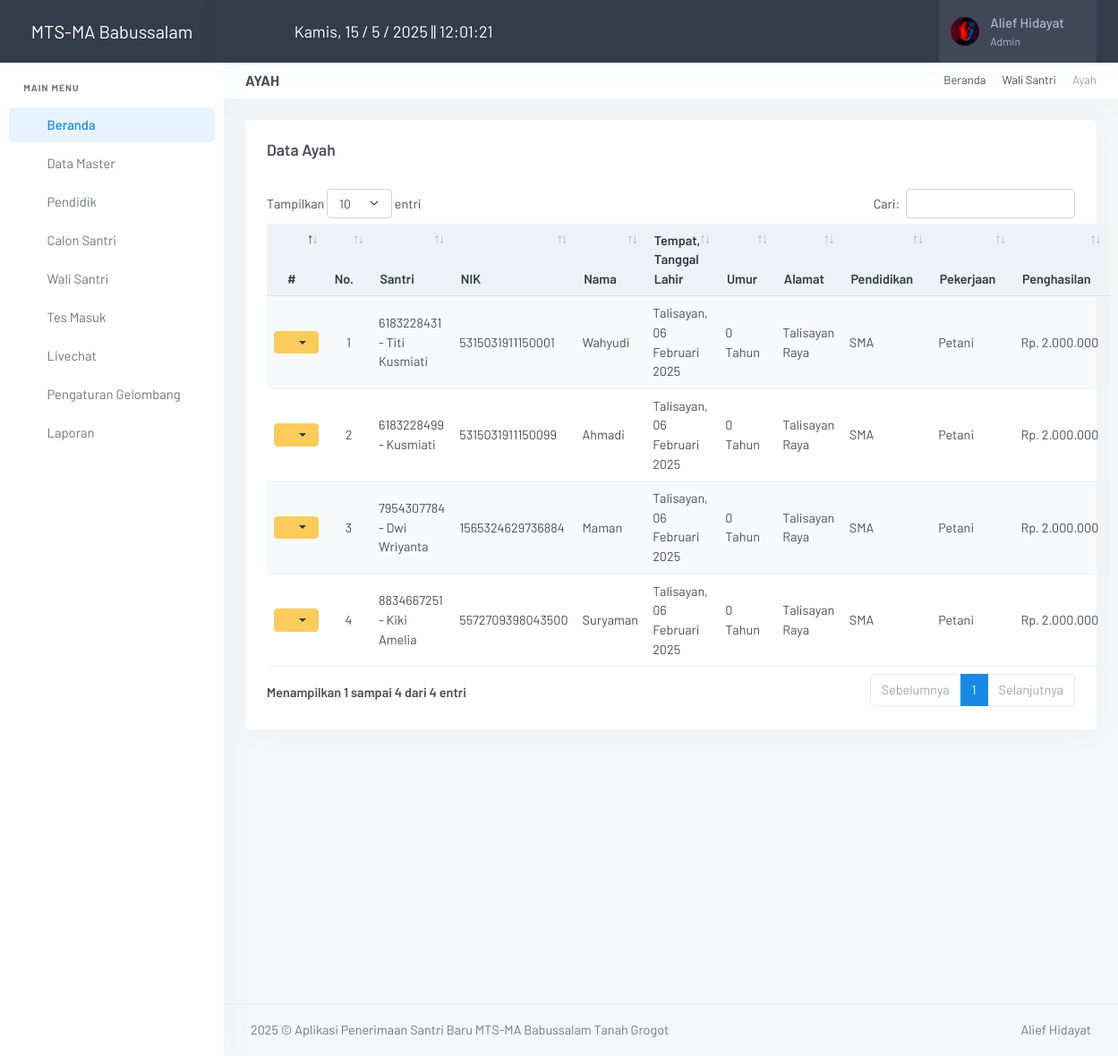
/admin/index.php?page=ayah (signed in), run on the app's committed database.
### tables this page shows
CREATE TABLE `meta` (
  `id_meta` int(11) NOT NULL,
  `instansi` varchar(255) DEFAULT NULL,
  `telp` varchar(50) DEFAULT NULL,
  `email` varchar(255) DEFAULT NULL,
  `alamat` text DEFAULT NULL,
  `logo` varchar(255) DEFAULT NULL,
  `pimpinan` varchar(255) DEFAULT NULL,
  `singkat` varchar(100) NOT NULL
);

CREATE TABLE `ayah` (
  `id_ayah` int(11) NOT NULL,
  `nisn` varchar(20) NOT NULL,
  `nama_ayah` varchar(255) NOT NULL,
  `nik_ayah` varchar(16) NOT NULL,
  `tmp_ayah` varchar(100) NOT NULL,
  `tgl_ayah` date NOT NULL,
  `alamat_ayah` text NOT NULL,
  `id_pendidikan_ayah` int(11) NOT NULL,
  `id_pekerjaan_ayah` int(11) NOT NULL,
  `penghasilan_ayah` int(11) NOT NULL
);

CREATE TABLE `calon_santri` (
  `nisn` varchar(20) NOT NULL,
  `tgl_santri` date NOT NULL,
  `jenjang` varchar(100) NOT NULL,
  `nama_lengkap` varchar(255) NOT NULL,
  `nama_panggilan` varchar(100) NOT NULL,
  `jk` varchar(15) NOT NULL,
  `tmp` varchar(255) NOT NULL,
  `tgl` date NOT NULL,
  `anak_ke` int(2) NOT NULL,
  `jumlah_saudara` int(2) DEFAULT NULL,
  `tinggi` float DEFAULT NULL,
  `berat` float DEFAULT NULL,
  `id_darah` int(11) NOT NULL,
  `riwayat_penyakit` text NOT NULL,
  `provinsi` varchar(100) NOT NULL,
  `kabupaten` varchar(100) NOT NULL,
  `kecamatan` varchar(100) NOT NULL,
  `desa` varchar(100) NOT NULL,
  `alamat` text NOT NULL,
  `notelp` varchar(15) DEFAULT NULL,
  `tempat_tinggal` varchar(255) NOT NULL,
  `jarak` varchar(20) DEFAULT NULL,
  `sekolah_asal` varchar(255) NOT NULL,
  `tgl_ijazah` date NOT NULL,
  `no_ijazah` varchar(20) NOT NULL,
  `lama_belajar` varchar(5) NOT NULL,
  `status_santri` varchar(100) DEFAULT NULL,
  `password_santri` varchar(100) DEFAULT NULL
);

CREATE TABLE `pendidikan` (
  `id_pendidikan` int(11) NOT NULL,
  `pendidikan` varchar(100) NOT NULL
);

CREATE TABLE `pekerjaan` (
  `id_pekerjaan` int(11) NOT NULL,
  `pekerjaan` varchar(100) NOT NULL
);

### admin/inc/koneksi.php (called while the page is built, shortened)
<?php
	$con = mysqli_connect("localhost","root","","db_santri");
?>
<?php $ambil_meta=$con->query("SELECT * FROM meta"); ?>
<?php $meta = $ambil_meta->fetch_assoc(); ?>

### admin/inc/tanggal.php (called while the page is built, shortened)
<?php
function tgl_indo($tgl){
    $tanggal = substr($tgl,8,2);
    $bulan   = getBulan(substr($tgl,5,2));
    $tahun   = substr($tgl,0,4);
    return $tanggal.' '.$bulan.' '.$tahun;
}
function getBulan($bln){
    switch ($bln){
        case 2: return "Februari"; break;
        case 11: return "November"; break;
    }
}
?>

### admin/page/ayah/ayah.php (the view, shortened to what this page needs)
<div class="page-title-head d-flex align-items-center gap-2">
    <div class="flex-grow-1">
        <h4 class="fs-16 text-uppercase fw-bold mb-0">Ayah</h4>
    </div>
    <div class="text-end">
        <ol class="breadcrumb m-0 py-0 fs-13">
            <li class="breadcrumb-item"><a href="javascript: void(0);">Beranda</a></li>
            <li class="breadcrumb-item"><a href="javascript: void(0);">Wali Santri</a></li>
            <li class="breadcrumb-item active">Ayah</li>
        </ol>
    </div>
</div>
<div class="row">
    <div class="col-12">
        <div class="card">
            <div class="card-body">
                <h4 class="header-title mb-2">
                    Data Ayah
                </h4>
                <br>
                <table id="dtTabel" class="table table-striped table-sm w-100">
                    <thead class="table-light">
                        <tr>
                            <th width="10" class="text-center">#</th>
                            <th width="5" class="text-center">No.</th>
                            <th>Santri</th>
                            <th>NIK</th>
                            <th>Nama</th>
                            <th>Tempat, Tanggal Lahir</th>
                            <th>Umur</th>
                            <th>Alamat</th>
                            <th>Pendidikan</th>
                            <th>Pekerjaan</th>
                            <th>Penghasilan</th>
                        </tr>
                    </thead>
                    <tbody>
                        <?php
                        $nomor = 1;
                        $ambil = $con->query("SELECT
                                                    ayah.nisn,
                                                    ayah.id_ayah,
                                                    ayah.nik_ayah,
                                                    ayah.nama_ayah,
                                                    ayah.tmp_ayah,
                                                    ayah.tgl_ayah,
                                                    ayah.alamat_ayah,
                                                    ayah.penghasilan_ayah,
                                                    ayah.id_pendidikan_ayah,
                                                    ayah.id_pekerjaan_ayah,
                                                    calon_santri.nisn,
                                                    calon_santri.nama_lengkap AS nama_santri,
                                                    pendidikan.pendidikan,
                                                    pekerjaan.pekerjaan,
                                                    TIMESTAMPDIFF(YEAR, ayah.tgl_ayah, CURDATE()) AS umur
                                                FROM ayah
                                                LEFT JOIN calon_santri ON ayah.nisn = calon_santri.nisn
                                                LEFT JOIN pendidikan ON ayah.id_pendidikan_ayah = pendidikan.id_pendidikan
                                                LEFT JOIN pekerjaan ON ayah.id_pekerjaan_ayah = pekerjaan.id_pekerjaan
                                                ORDER BY ayah.id_ayah ASC;");
                        while ($row = $ambil->fetch_assoc()) {
                            $tgl = tgl_indo($row['tgl_ayah']);
                            $lahir = new DateTime($row['tgl_ayah']);
                            $sekarang = new DateTime();
                            $umur = $lahir->diff($sekarang)->y;
                            ?>
                            <tr>
                                <td class="text-center">
                                    <div class="dropdown">
                                        <button class="btn btn-warning btn-sm dropdown-toggle text-dark" type="button" id="dropdownMenuButton" data-bs-toggle="dropdown" aria-haspopup="true" aria-expanded="false">
                                            <i class="ti ti-settings"></i>
                                        </button>
                                    </div>
                                </td>
                                <td class="text-center"><?= $nomor; ?></td>
                                <td><?= $row['nisn'] . ' - ' . $row['nama_santri']; ?></td>
                                <td><?= $row['nik_ayah']; ?></td>
                                <td><?= $row['nama_ayah']; ?></td>
                                <td><?= $row['tmp_ayah'] . ', ' . $tgl; ?></td>
                                <td><?= $umur; ?> Tahun</td>
                                <td><?= $row['alamat_ayah']; ?></td>
                                <td><?= $row['pendidikan']; ?></td>
                                <td><?= $row['pekerjaan']; ?></td>
                                <td>Rp. <?= number_format($row['penghasilan_ayah'], 0, ',', '.'); ?></td>
                            </tr>
                        <?php
                        $nomor++;
                        }
                        ?>
                    </tbody>
                </table>
            </div>
        </div>
    </div>
</div>

### admin/index.php (shortened to what this page needs)
<?php
include ("inc/koneksi.php");
include ("inc/tanggal.php");
if ($_SESSION['Admin'] || $_SESSION['Pimpinan']) {
?>
<!DOCTYPE html>
<html lang="en">
<head>
    <link href="assets/vendor/jsvectormap/jsvectormap.min.css" rel="stylesheet" type="text/css">
    <link href="assets/css/vendor.min.css" rel="stylesheet" type="text/css" />
    <link href="assets/css/app.min.css" rel="stylesheet" type="text/css" id="app-style" />
    <link href="assets/css/icons.min.css" rel="stylesheet" type="text/css" />
    <link href="assets/vendor/datatables.net-bs5/css/dataTables.bootstrap5.min.css" rel="stylesheet" type="text/css" />
    <link href="assets/vendor/datatables.net-responsive-bs5/css/responsive.bootstrap5.min.css" rel="stylesheet" type="text/css" />
    <link href="assets/vendor/datatables.net-fixedcolumns-bs5/css/fixedColumns.bootstrap5.min.css" rel="stylesheet" type="text/css" />
    <link href="assets/vendor/datatables.net-fixedheader-bs5/css/fixedHeader.bootstrap5.min.css" rel="stylesheet" type="text/css" />
    <link href="assets/vendor/datatables.net-buttons-bs5/css/buttons.bootstrap5.min.css" rel="stylesheet" type="text/css" />
    <link href="assets/vendor/datatables.net-select-bs5/css/select.bootstrap5.min.css" rel="stylesheet" type="text/css" />
</head>
<body>
    <?php
    if ($_SESSION['Admin']) { $user = $_SESSION['Admin']; }
    $sql = mysqli_query($con, "SELECT * FROM admin WHERE id_admin='$user'");
    $admin = mysqli_fetch_assoc($sql);
    ?>
    <div class="wrapper">
        <?php include "menu.php" ?>
        <header class="app-topbar">
            <div class="page-container topbar-menu">
                <div class="d-flex align-items-center gap-2">
                    <button class="sidenav-toggle-button px-2">
                        <i class="ti ti-menu-deep fs-24"></i>
                    </button>
                    <div id="current-time" class="time-display text-white"></div>
                </div>
                <div class="d-flex align-items-center gap-2">
                    <div class="topbar-item d-none d-sm-flex">
                        <button class="topbar-link" data-bs-toggle="offcanvas" data-bs-target="#theme-settings-offcanvas" type="button">
                            <i class="ti ti-settings fs-22"></i>
                        </button>
                    </div>
                    <div class="topbar-item d-none d-sm-flex">
                        <button class="topbar-link" id="light-dark-mode" type="button">
                            <i class="ti ti-moon fs-22"></i>
                        </button>
                    </div>
                    <div class="topbar-item nav-user">
                        <div class="dropdown">
                            <a class="topbar-link dropdown-toggle drop-arrow-none px-2" data-bs-toggle="dropdown" data-bs-offset="0,19" type="button" aria-haspopup="false" aria-expanded="false">
                                <img src="assets/gambar/admin/<?= $admin['foto'] ?>" width="32" class="rounded-circle me-lg-2 d-flex" alt="user-image">
                                <span class="d-lg-flex flex-column gap-1 d-none">
                                    <h5 class="my-0"><?= $admin['nama'] ?></h5>
                                    <h6 class="my-0 fw-normal"><?= $admin['level'] ?></h6>
                                </span>
                                <i class="ti ti-chevron-down d-none d-lg-block align-middle ms-2"></i>
                            </a>
                        </div>
                    </div>
                </div>
            </div>
        </header>
        <div class="page-content">
            <div class="page-container">
                <?php
                $page = $_GET['page'];
                $aksi = $_GET['aksi'];
                if ($page == "ayah")
                {
                    if ($aksi == "") { include "page/ayah/ayah.php"; }
                }
                ?>
            </div>
            <footer class="footer">
                <div class="page-container">
                    <div class="row">
                        <div class="col-md-8 text-center text-md-start">
                            <script>document.write(new Date().getFullYear())</script> © Aplikasi Penerimaan Santri Baru <?= $meta['instansi'] ?> Tanah Grogot</span>
                        </div>
                        <div class="col-md-4">
                            <div class="text-md-end footer-links d-none d-md-block">
                                <a href="javascript: void(0);">Alief Hidayat</a>
                            </div>
                        </div>
                    </div>
                </div>
            </footer>
        </div>
    </div>
</body>
</html>
<?php
}else{
    echo '<script language="javascript">alert("Anda belum login, Klik OK untuk Login"); document.location="login.php";</script>';
    }
?>

### admin/menu.php (shortened to what this page needs)
<div class="sidenav-menu">
    <a href="index.php" class="logo">
        <span class="logo-light">
            <span class="logo-lg text-white" style="font-size: 20px;"><?= $meta['instansi'] ?></span>
        </span>
    </a>
    <div data-simplebar>
        <ul class="side-nav table-responsive">
            <li class="side-nav-title">Main Menu</li>
            <li class="side-nav-item">
                <a href="index.php" class="side-nav-link">
                    <span class="menu-icon"><i class="ti ti-home"></i></span>
                    <span class="menu-text"> Beranda </span>
                </a>
            </li>
            <li class="side-nav-item">
                <a data-bs-toggle="collapse" href="#sidebarDTMaster" aria-expanded="false" aria-controls="sidebarDTMaster"
                    class="side-nav-link">
                    <span class="menu-icon"><i class="ti ti-database"></i></span>
                    <span class="menu-text"> Data Master</span>
                    <span class="menu-arrow"></span>
                </a>
            </li>
            <li class="side-nav-item">
                <a href="?page=pendidik" class="side-nav-link">
                    <span class="menu-icon"><i class="ti ti-user"></i></span>
                    <span class="menu-text"> Pendidik </span>
                </a>
            </li>
            <li class="side-nav-item">
                <a data-bs-toggle="collapse" href="#sidebarCsantri" aria-expanded="false" aria-controls="sidebarCsantri"
                    class="side-nav-link">
                    <span class="menu-icon"><i class="ti ti-users"></i></span>
                    <span class="menu-text"> Calon Santri</span>
                    <span class="menu-arrow"></span>
                </a>
            </li>
            <li class="side-nav-item">
                <a data-bs-toggle="collapse" href="#sidebarWaliSantri" aria-expanded="false" aria-controls="sidebarWaliSantri"
                    class="side-nav-link">
                    <span class="menu-icon"><i class="ti ti-users"></i></span>
                    <span class="menu-text"> Wali Santri</span>
                    <span class="menu-arrow"></span>
                </a>
            </li>
            <li class="side-nav-item">
                <a href="?page=tes_masuk" class="side-nav-link">
                    <span class="menu-icon"><i class="ti ti-edit"></i></span>
                    <span class="menu-text"> Tes Masuk </span>
                </a>
            </li>
            <li class="side-nav-item">
                <a href="?page=livechat" class="side-nav-link">
                    <span class="menu-icon"><i class="ti ti-message-circle"></i></span>
                    <span class="menu-text"> Livechat </span>
                </a>
            </li>
            <li class="side-nav-item">
                <a href="?page=pengaturan_gelombang" class="side-nav-link">
                    <span class="menu-icon"><i class="ti ti-message-circle"></i></span>
                    <span class="menu-text"> Pengaturan Gelombang </span>
                </a>
            </li>
            <li class="side-nav-item">
                <a data-bs-toggle="collapse" href="#sidebarLaporan" aria-expanded="false" aria-controls="sidebarLaporan"
                    class="side-nav-link">
                    <span class="menu-icon"><i class="ti ti-printer"></i></span>
                    <span class="menu-text"> Laporan</span>
                    <span class="menu-arrow"></span>
                </a>
            </li>
        </ul>
    </div>
</div>

### admin/index.php (style rules this page uses)
.sidenav-toggle-button, .topnav-toggle-button { background-color: transparent; border: none; cursor: pointer; }
.time-display { font-size: 18px; }

### data on the page
meta: instansi "MTS-MA Babussalam"
ayah: calon_santri.nisn "6183228431", calon_santri.nama_lengkap "Titi Kusmiati", nik_ayah "5315031911150001", nama_ayah "Wahyudi", tmp_ayah "Talisayan", tgl_ayah "06 Februari 2025", alamat_ayah "Talisayan Raya", pendidikan.pendidikan "SMA", pekerjaan.pekerjaan "Petani", penghasilan_ayah "2.000.000"
ayah: calon_santri.nisn "6183228499", calon_santri.nama_lengkap "Kusmiati", nik_ayah "5315031911150099", nama_ayah "Ahmadi", tmp_ayah "Talisayan", tgl_ayah "06 Februari 2025", alamat_ayah "Talisayan Raya", pendidikan.pendidikan "SMA", pekerjaan.pekerjaan "Petani", penghasilan_ayah "2.000.000"
ayah: calon_santri.nisn "7954307784", calon_santri.nama_lengkap "Dwi Wriyanta", nik_ayah "1565324629736884", nama_ayah "Maman", tmp_ayah "Talisayan", tgl_ayah "06 Februari 2025", alamat_ayah "Talisayan Raya", pendidikan.pendidikan "SMA", pekerjaan.pekerjaan "Petani", penghasilan_ayah "2.000.000"
ayah: calon_santri.nisn "8834667251", calon_santri.nama_lengkap "Kiki Amelia", nik_ayah "5572709398043500", nama_ayah "Suryaman", tmp_ayah "Talisayan", tgl_ayah "06 Februari 2025", alamat_ayah "Talisayan Raya", pendidikan.pendidikan "SMA", pekerjaan.pekerjaan "Petani", penghasilan_ayah "2.000.000"

### other printed values
$admin['nama'] "Alief Hidayat"
$admin['level'] "Admin"
